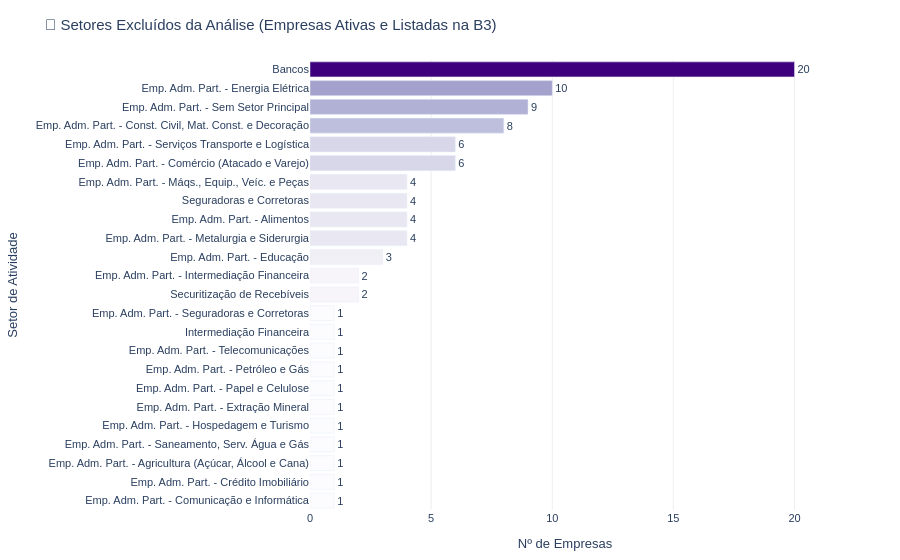

The notebook cell this image was saved under:
### Code cell
fig = px.bar(
    df_setores_excl.sort_values("count", ascending=True),
    x="count",
    y="SETOR_ATIV",
    orientation="h",
    text="count",
    color="count",
    color_continuous_scale="Purples",
    title="🚫 Setores Excluídos da Análise (Empresas Ativas e Listadas na B3)",
    labels={"count": "Nº de Empresas", "SETOR_ATIV": "Setor de Atividade"}
)

fig.update_traces(texttemplate="%{text}", textposition="outside")
fig.update_layout(
    height=560,
    showlegend=False,
    coloraxis_showscale=False,
    font={"family": "Arial", "size": 11},
    plot_bgcolor="white",
    paper_bgcolor="white",
    xaxis={"showgrid": True, "gridcolor": "#eee"},
    margin={"l": 310, "r": 80, "t": 60, "b": 50}
)

fig.show()

### Figure 1 — Plotly figure (JSON) as saved in the notebook; plotly's stock layout.template omitted (floating-point values rounded to 4 significant figures)
{"data": [{"hovertemplate": "Nº de Empresas=%{marker.color}<br>Setor de Atividade=%{y}<extra></extra>", "legendgroup": "", "marker": {"color": [1, 1, 1, 1, 1, 1, 1, 1, 1, 1, 1, 2, 2, 3, 4, 4, 4, 4, 6, 6, 8, 9, 10, 20], "coloraxis": "coloraxis", "pattern": {"shape": ""}}, "name": "", "orientation": "h", "showlegend": false, "text": [1.0, 1.0, 1.0, 1.0, 1.0, 1.0, 1.0, 1.0, 1.0, 1.0, 1.0, 2.0, 2.0, 3.0, 4.0, 4.0, 4.0, 4.0, 6.0, 6.0, 8.0, 9.0, 10.0, 20.0], "textposition": "outside", "texttemplate": "%{text}", "type": "bar", "x": [1, 1, 1, 1, 1, 1, 1, 1, 1, 1, 1, 2, 2, 3, 4, 4, 4, 4, 6, 6, 8, 9, 10, 20], "xaxis": "x", "y": ["Emp. Adm. Part. - Comunicação e Informática", "Emp. Adm. Part. - Crédito Imobiliário", "Emp. Adm. Part. - Agricultura (Açúcar, Álcool e Cana)", "Emp. Adm. Part. - Saneamento, Serv. Água e Gás", "Emp. Adm. Part. - Hospedagem e Turismo", "Emp. Adm. Part. - Extração Mineral", "Emp. Adm. Part. - Papel e Celulose", "Emp. Adm. Part. - Petróleo e Gás", "Emp. Adm. Part. - Telecomunicações", "Intermediação Financeira", "Emp. Adm. Part. - Seguradoras e Corretoras", "Securitização de Recebíveis", "Emp. Adm. Part. - Intermediação Financeira", "Emp. Adm. Part. - Educação", "Emp. Adm. Part. - Metalurgia e Siderurgia", "Emp. Adm. Part. - Alimentos", "Seguradoras e Corretoras", "Emp. Adm. Part. - Máqs., Equip., Veíc. e Peças", "Emp. Adm. Part. - Comércio (Atacado e Varejo)", "Emp. Adm. Part. - Serviços Transporte e Logística", "Emp. Adm. Part. - Const. Civil, Mat. Const. e Decoração", "Emp. Adm. Part. - Sem Setor Principal", "Emp. Adm. Part. - Energia Elétrica", "Bancos"], "yaxis": "y"}], "layout": {"barmode": "relative", "coloraxis": {"colorbar": {"title": {"text": "Nº de Empresas"}}, "colorscale": [[0, "rgb(252,251,253)"], [0.125, "rgb(239,237,245)"], [0.25, "rgb(218,218,235)"], [0.375, "rgb(188,189,220)"], [0.5, "rgb(158,154,200)"], [0.625, "rgb(128,125,186)"], [0.75, "rgb(106,81,163)"], [0.875, "rgb(84,39,143)"], [1, "rgb(63,0,125)"]], "showscale": false}, "font": {"family": "Arial", "size": 11}, "height": 560, "legend": {"tracegroupgap": 0}, "margin": {"b": 50, "l": 310, "r": 80, "t": 60}, "paper_bgcolor": "white", "plot_bgcolor": "white", "showlegend": false, "title": {"text": "🚫 Setores Excluídos da Análise (Empresas Ativas e Listadas na B3)"}, "xaxis": {"anchor": "y", "domain": [0, 1], "gridcolor": "#eee", "showgrid": true, "title": {"text": "Nº de Empresas"}}, "yaxis": {"anchor": "x", "domain": [0, 1], "title": {"text": "Setor de Atividade"}}}}
